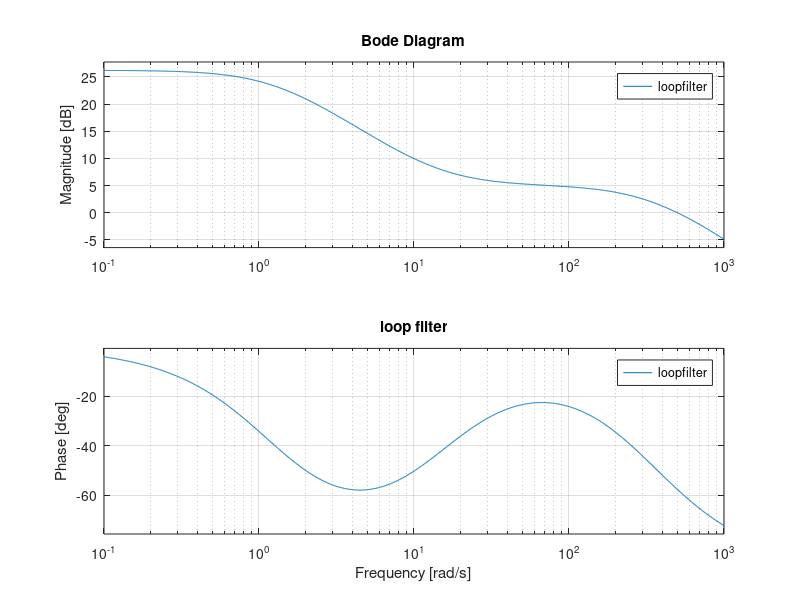
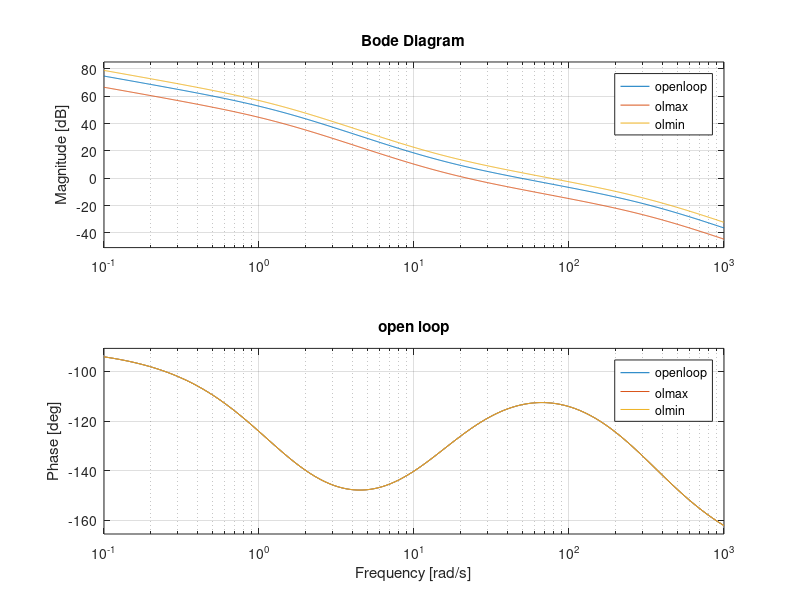
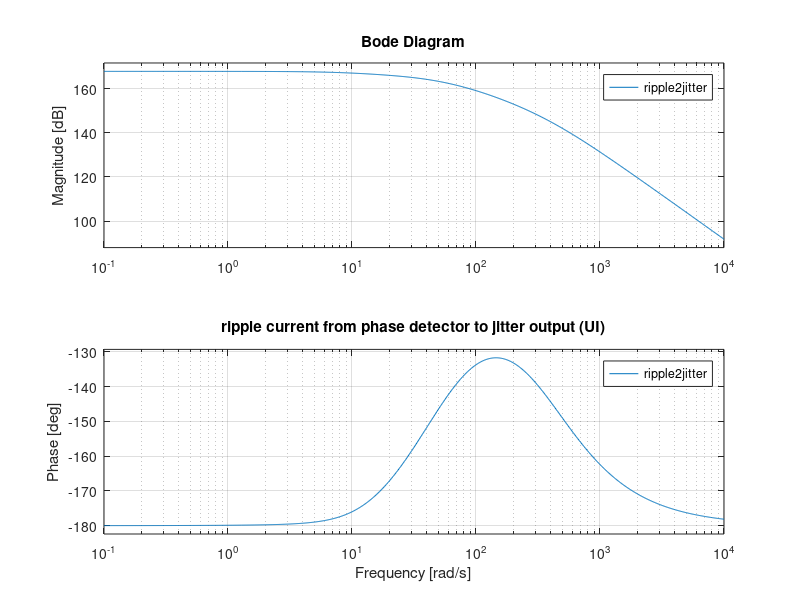
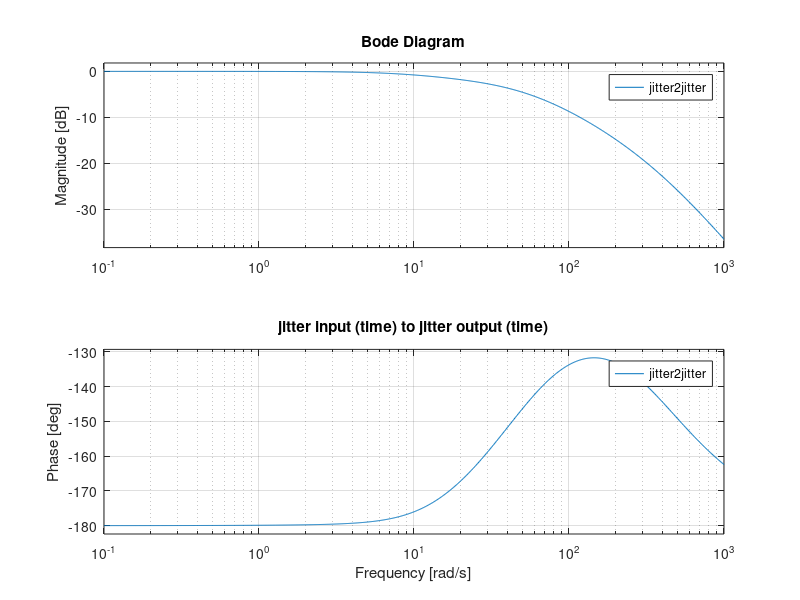

Write MATLAB code to recreate these figures, in order.
% pt8612_analog_pll_init:

%    -----                            -------
% 	     |                          |    
% 	     |------ Ri ----------------|
% 	FPGA |            |     |       | VCXO
% 	     |            Cs    |       |
% 	     |            |     Cp      |
% 	-----             Rs    |        -------
% 	                  |     |
% 	                  /     /

%Pulse hight out of phase comparator:
Vcc= 3.3

%Loop filter components:
Ri = 100e3
Rs = 100e3
Rp = 1e6
Cs = 680e-9
Cp = Cs/20

%VCXO characteristics:
Kvcxo=90e-6     
fvcxo=148.5e6/1.001
Vvcxo0 = 1.25;  %Nominal control voltage at fvcxo
Vvcxomin=0;
Vvcxomax=2.5;

%Frequency parameters:
fin=27e6;
Ndec1=91;
Ndec2=500;

fpll=fin/Ndec1;


% Loop filter:
% dx/dt = A*x+B*i
% Vo    = C*x+D*i
A = [[-1/Cp*(1/Rs+1/Rp) 1/Cp/Rs]
     [1/Rs/Cs          -1/Cs/Rs]]
B = [1/Cp 0].'
C = [1 0]
D = 0

loopfilter = ss(A,B*(Vcc-Vvcxo0)/Ri,C,D)       % From ton/T to Vo
lfmax      = ss(A,B*(Vcc-Vvcxomax)/Ri,C,D)     % Max Vo
lfmin      = ss(A,B*(Vcc-Vvcxomin)/Ri,C,D)     % Min Vo

figure(1)
bode(loopfilter,{1e-1,1e3})
grid on;
title('loop filter')

% VCXO :
Gvcxo = Kvcxo * fvcxo;

% Decimator 2 :
Gdec2 = 1/Ndec2;

% Phase detector : 
phasedetector = ss(0,1,1,0);

% Open loop gain :
openloop = phasedetector*loopfilter*Gvcxo*Gdec2;
olmax    = phasedetector*lfmax*Gvcxo*Gdec2;
olmin    = phasedetector*lfmin*Gvcxo*Gdec2;
figure(2)
bode(openloop,olmax,olmin,{1e-1,1e3})
title('open loop')
grid on


% From fout to jitter :
freq2jitter = ss(0,1,1/fvcxo,0);

% From time to UI :
Gt2ui = 10*fvcxo;

% From phase detector ripple current to output jitter (UI):
ripple2jitter=(loopfilter/((Vcc-Vvcxo0)/Ri))*Gvcxo*freq2jitter*Gt2ui/(1-openloop);
figure(3)
bode(ripple2jitter,{1e-1,10e3})
grid on
title('ripple current from phase detector to jitter output (UI)')

% From input jitter (time) to output jitter (time):
jitter2jitter=loopfilter*Gvcxo*freq2jitter*fin/Ndec1/(1-openloop);
figure(4)
bode(jitter2jitter,{1e-1,1e3})
grid on
title('jitter input (time) to jitter output (time)')

